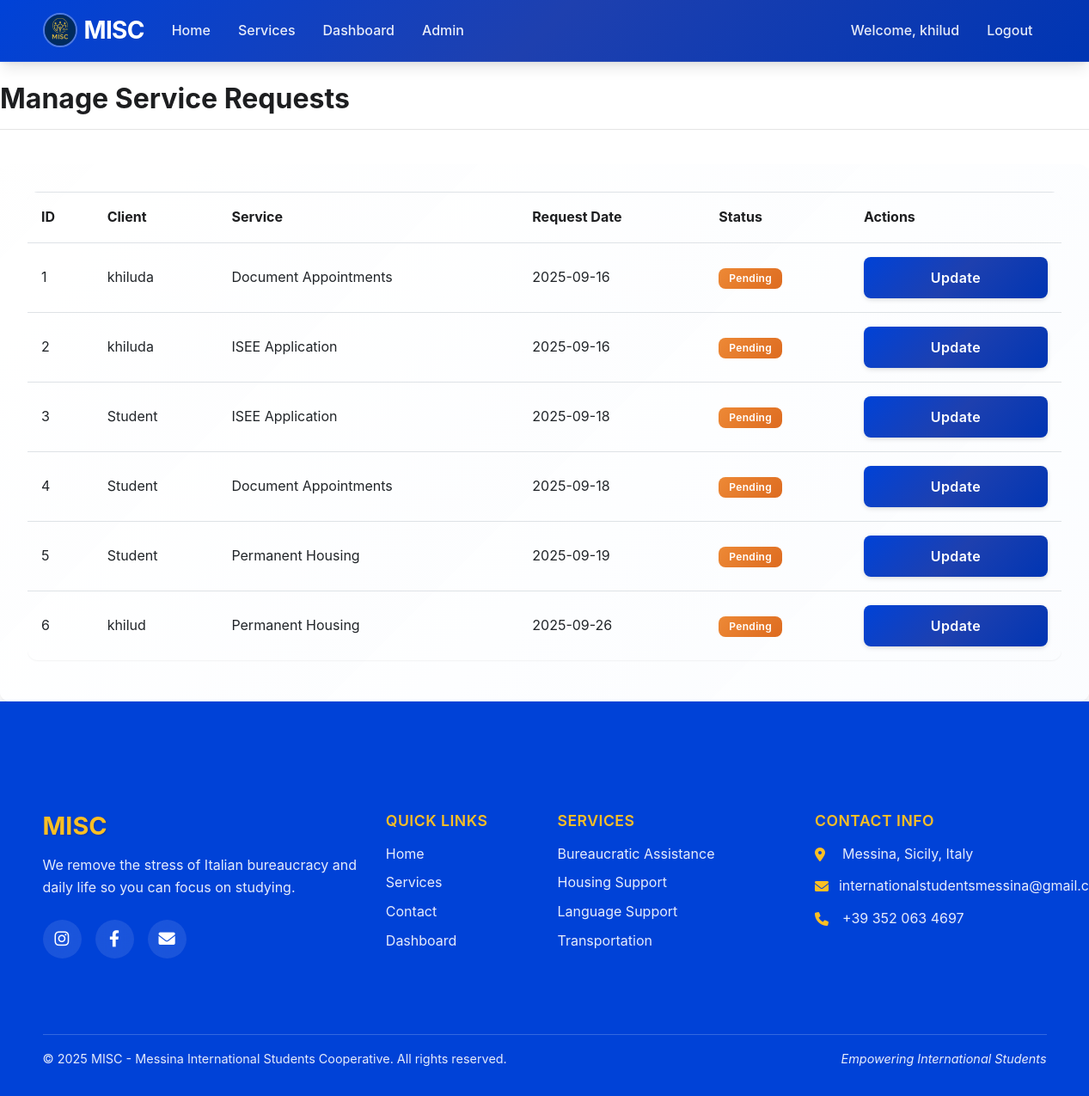
/admin/requests (signed in), run on an earlier commit of the app's database.
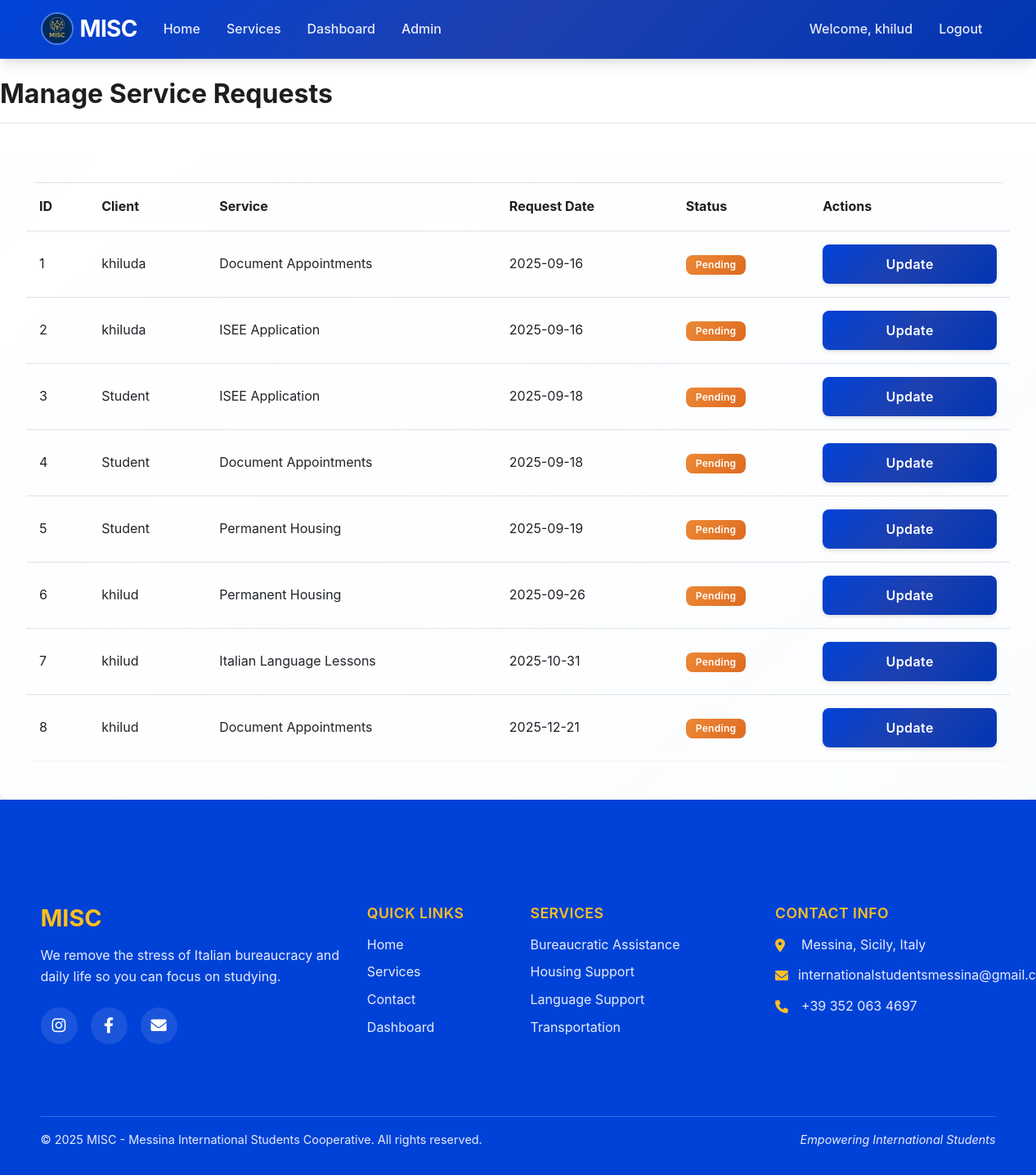
And on a later commit of the database.
### app/models.py (models this page shows, shortened)
class ServiceRequest(db.Model):
    id = db.Column(db.Integer, primary_key=True)
    user_id = db.Column(db.Integer, db.ForeignKey('user.id'))
    service_id = db.Column(db.Integer, db.ForeignKey('service.id'))
    status = db.Column(db.String(20), default='pending')  # pending, approved, completed, cancelled
    request_date = db.Column(db.DateTime, default=datetime.utcnow)
    completion_date = db.Column(db.DateTime, nullable=True)
    notes = db.Column(db.Text, nullable=True)

class User(UserMixin, db.Model):
    id = db.Column(db.Integer, primary_key=True)
    username = db.Column(db.String(64), unique=True, index=True)
    email = db.Column(db.String(120), unique=True, index=True)
    password_hash = db.Column(db.String(128))
    is_admin = db.Column(db.Boolean, default=False)
    requests = db.relationship('ServiceRequest', backref='client', lazy='dynamic')

class Service(db.Model):
    id = db.Column(db.Integer, primary_key=True)
    name = db.Column(db.String(64), index=True)
    description = db.Column(db.Text)
    category = db.Column(db.String(50), nullable=False)
    subcategory = db.Column(db.String(50))
    price = db.Column(db.Float)
    is_available = db.Column(db.Boolean, default=True)
    requests = db.relationship('ServiceRequest', backref='service_type', lazy='dynamic')

### app/routes/admin.py (the view)
@admin.route('/requests')
@login_required
@admin_required
def requests():
    requests = ServiceRequest.query.all()
    return render_template('admin/requests.html', requests=requests)

### app/models.py (called while the page is built)
@login_manager.user_loader
def load_user(id):
    return User.query.get(int(id))

### app/routes/admin.py (called while the page is built)
def admin_required(f):
    @wraps(f)
    def decorated_function(*args, **kwargs):
        if not current_user.is_authenticated or not current_user.is_admin:
            flash('You do not have permission to access this page.')
            return redirect(url_for('main.index'))
        return f(*args, **kwargs)
    return decorated_function

### app/templates/admin/requests.html (shortened to what this page needs)
{% extends "base.html" %}
{% block content %}
<div class="row mb-4">
    <div class="col-md-12">
        <h2>Manage Service Requests</h2>
        <hr>
    </div>
</div>
<div class="row">
    <div class="col-md-12">
        <div class="card">
            <div class="card-body">
                {% if requests %}
                <div class="table-responsive">
                    <table class="table table-hover">
                        <thead>
                            <tr>
                                <th>ID</th>
                                <th>Client</th>
                                <th>Service</th>
                                <th>Request Date</th>
                                <th>Status</th>
                                <th>Actions</th>
                            </tr>
                        </thead>
                        <tbody>
                            {% for request in requests %}
                            <tr>
                                <td>{{ request.id }}</td>
                                <td>{{ request.client.username }}</td>
                                <td>{{ request.service_type.name }}</td>
                                <td>{{ request.request_date.strftime('%Y-%m-%d') }}</td>
                                <td>
                                    {% if request.status == 'pending' %}
                                    <span class="badge badge-warning">Pending</span>
                                    {% elif request.status == 'processing' %}
                                    <span class="badge badge-info">Processing</span>
                                    {% elif request.status == 'approved' %}
                                    <span class="badge badge-primary">Approved</span>
                                    {% elif request.status == 'completed' %}
                                    <span class="badge badge-success">Completed</span>
                                    {% elif request.status == 'done' %}
                                    <span class="badge badge-success">Done</span>
                                    {% elif request.status == 'cancelled' %}
                                    <span class="badge badge-danger">Cancelled</span>
                                    {% else %}
                                    <span class="badge badge-secondary">{{ request.status|title }}</span>
                                    {% endif %}
                                </td>
                                <td>
                                    <a href="{{ url_for('admin.update_request', id=request.id) }}" class="btn btn-sm btn-primary">Update</a>
                                </td>
                            </tr>
                            {% endfor %}
                        </tbody>
                    </table>
                </div>
                {% else %}
                <div class="alert alert-info">No service requests found.</div>
                {% endif %}
            </div>
        </div>
    </div>
</div>
{% endblock %}

What changed in the data, as far as the page shows it:
added ServiceRequest: id "7", client.username "khilud", service_type.name "Italian Language Lessons", request_date "2025-10-31", status "Pending"
added ServiceRequest: id "8", client.username "khilud", service_type.name "Document Appointments", request_date "2025-12-21", status "Pending"
